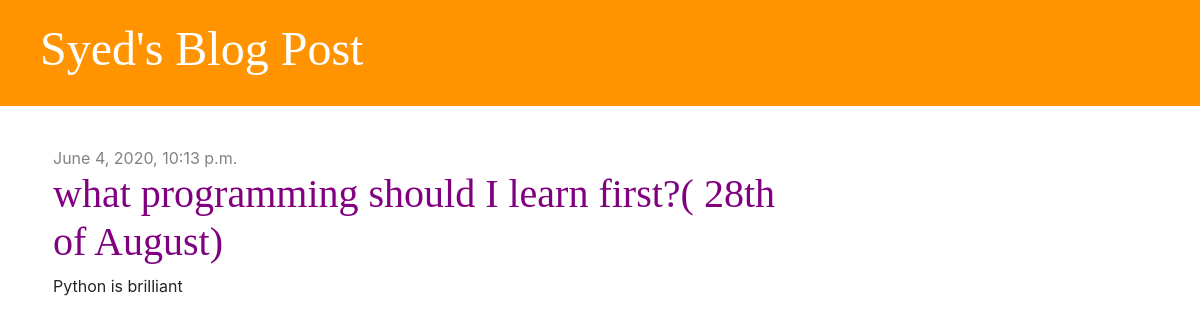
The app's page /post/2/ with its own data.
### blog/models.py (models this page shows, shortened)
class Post(models.Model):
    auther=models.ForeignKey('auth.User',on_delete=models.CASCADE)
    title=models.CharField(max_length=200)
    text=models.TextField()
    created_date=models.DateTimeField(default=timezone.now)
    published_date=models.DateTimeField( blank=True, null=True)

### blog/views.py (the view)
# urls.py: path('post/<int:pk>/',views.post_detail, name='post_detail'),
def post_detail(request,pk):
    post= get_object_or_404(Post,pk=pk)
    stuff_for_frontend={'post':post}
    return render(request,'blog/post_detail.html',stuff_for_frontend)

### blog/templates/blog/post_detail.html (shortened to what this page needs)
{% extends 'blog/base.html'%}
{% block content %}
    <div class='post'>
        {% if post.published_date %}
        <div class='date'>
            {{post.published_date}}
        </div>
        {% endif %}
        <h1>{{post.title}}</h1>
        <p>{{post.text|linebreaksbr}}</p>
    </div>
{% endblock %}

### blog/static/css/blog.css (style rules this page uses)
h1,h2,h3,h4 { font-family: 'Tangerine:bold,bolditalic','Inconsolata:italic','Droid+Sans', serif; font-size: 40px; }
.date { color: #828282; }
.post { margin-top: 40px; margin-bottom: 70px; }
.post h1,h2 a { color: #000000; }
.post h1,h2 a:visited { color: purple; }

### records on screen
Post: published_date "June 4, 2020, 10:13 p.m.", title "what programming should I learn first?( 28th of August)", text "Python is brilliant"
